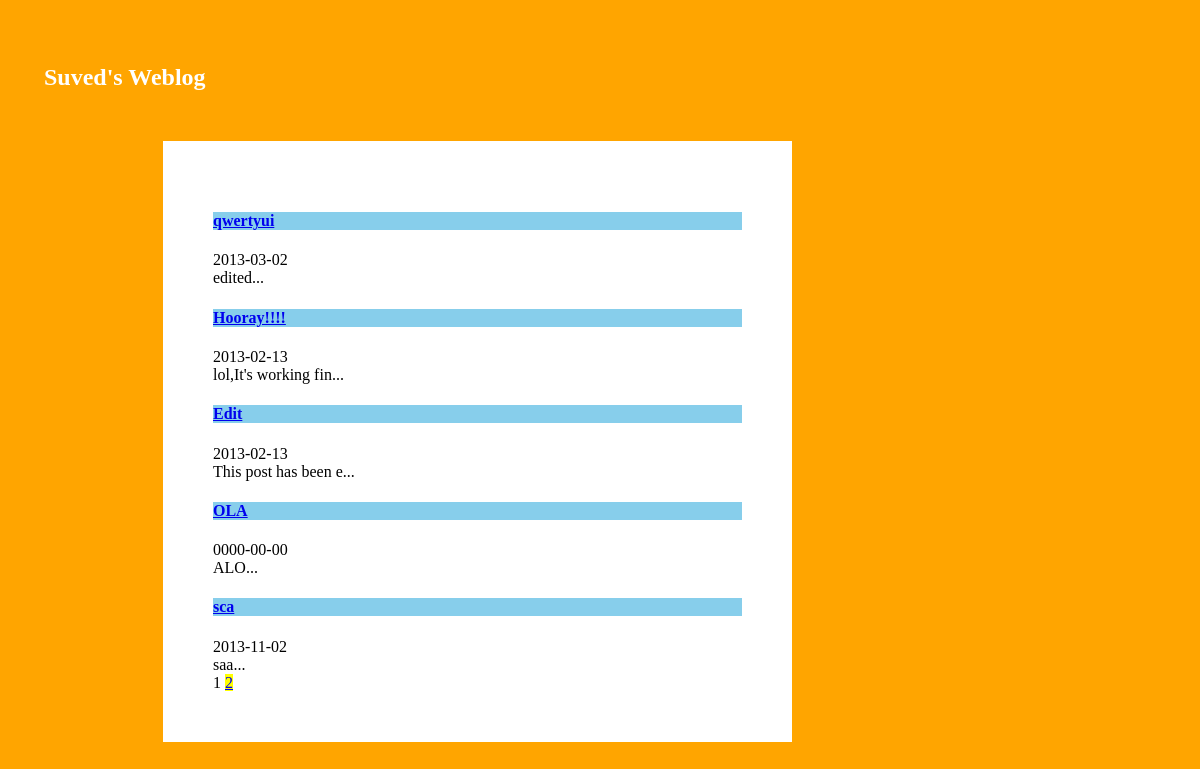
The page / on the database its author committed.
### tables this page shows
CREATE TABLE IF NOT EXISTS `entries` (
  `entry_id` int(11) NOT NULL AUTO_INCREMENT,
  `date_posted` date DEFAULT NULL,
  `title` varchar(50) DEFAULT NULL,
  `entry` text,
  `cat_id` tinyint(4) DEFAULT NULL,
  `timestamp` int(11) DEFAULT NULL,
  PRIMARY KEY (`entry_id`)
);

### Index.php (the view, shortened to what this page needs)
<!Doctype html PULIC "-//W3C//DTD XHTML 1.0 Strict//EN"
 "http://www.w3.org/TR/xhtml1/dtd/xhtml1-strict.dtd">
<html xmlns="http://www.w3.org/1999/xhtml1" xml:lang="en" lang="en">
<head>
  <link rel="stylesheet" type="text/css" href="style.css" />
</head>
<body>
<br />
<br />
<h2> &nbsp;&nbsp;&nbsp;&nbsp;&nbsp;&nbsp;Suved's Weblog</h2>
<div id="entry_part">
<?php
$dbc=mysqli_connect(DB_HOST,USER,PASSWD,DB_NAME);
$return=pagination ();
$max=$return['max'];
$query="SELECT entry_id,date_posted,title,entry FROM entries ORDER BY timestamp DESC $max";
$result=mysqli_query($dbc,$query);
if(mysqli_num_rows($result) !=0){
while($entry=mysqli_fetch_array($result)){
  echo '<h4><a href="view.php?post='.$entry['entry_id'].'">'.$entry['title'].'</a></h4>';
  echo $entry['date_posted'].'<br />';
  echo substr($entry['entry'],0,20).'...';
}
}
else{
    echo 'There are No post Available at this time.Please check after sometime.<br />Thank you!!<br />Have a nice day :)';
   }
function  pagination(){
global $dbc;
$return_val=array();
$rpp=5;
$query_page="SELECT * FROM entries";
$result_page=mysqli_query($dbc,$query_page);
$rows=mysqli_num_rows($result_page);
$total=$rows/$rpp;
$total=ceil($total);
(!isset($_GET['page'])) || ($_GET['page'] < 1) ? $page_no=1 : $page_no=intval($_GET['page']);
if($page_no == $total){
 $previous=$page_no - 1;
 $return_val['pageline'] = "<a href=\"index.php?page=$previous\" class=\"pageline\"> $previous </a> $page_no";
 $page=$page_no - 1;
$return_val['max']='LIMIT '. $page * $rpp.','. $rpp;
}
elseif($page_no == 1){
$next=$page_no + 1;
$return_val['pageline'] = "$page_no <a href=\"index.php?page=$next\" class=\"pageline\">$next</a>";
$page=$page_no - 1;
$return_val['max']='LIMIT '. $page * $rpp.','. $rpp;
}
else{
$next=$page_no + 1;
$previous=$page_no - 1;
$return_val['pageline'] = "<a href=\"index.php?page=$previous\" class=\"pageline\"> $previous </a> $page_no <a href=\"index.php?page=$next\" class=\"pageline\">$next</a>";
$page=$page_no - 1;
$return_val['max']='LIMIT '. $page * $rpp.','. $rpp;
}
return $return_val;
}
echo '<br />'.$return['pageline'];
?>
</div>
</body>
</html>

### style.css (style rules this page uses)
body { background-color:orange; color:white; }
#entry_part { background-color:white; margin-top:50px; margin-left:155px; margin-right:400px; color:black; padding:50px; }
a.pageline { background-color:yellow; }
h4 { background-color:skyblue; color:white; }

### rows shown on the page
entries: title "qwertyui", date_posted "2013-03-02", entry "edited"
entries: title "Hooray!!!!", date_posted "2013-02-13", entry "lol,It's working fin"
entries: title "Edit", date_posted "2013-02-13", entry "This post has been e"
entries: title "OLA", date_posted "0000-00-00", entry "ALO"
entries: title "sca", date_posted "2013-11-02", entry "saa"

### other values the page prints
$page_no "1"
$next "2"
